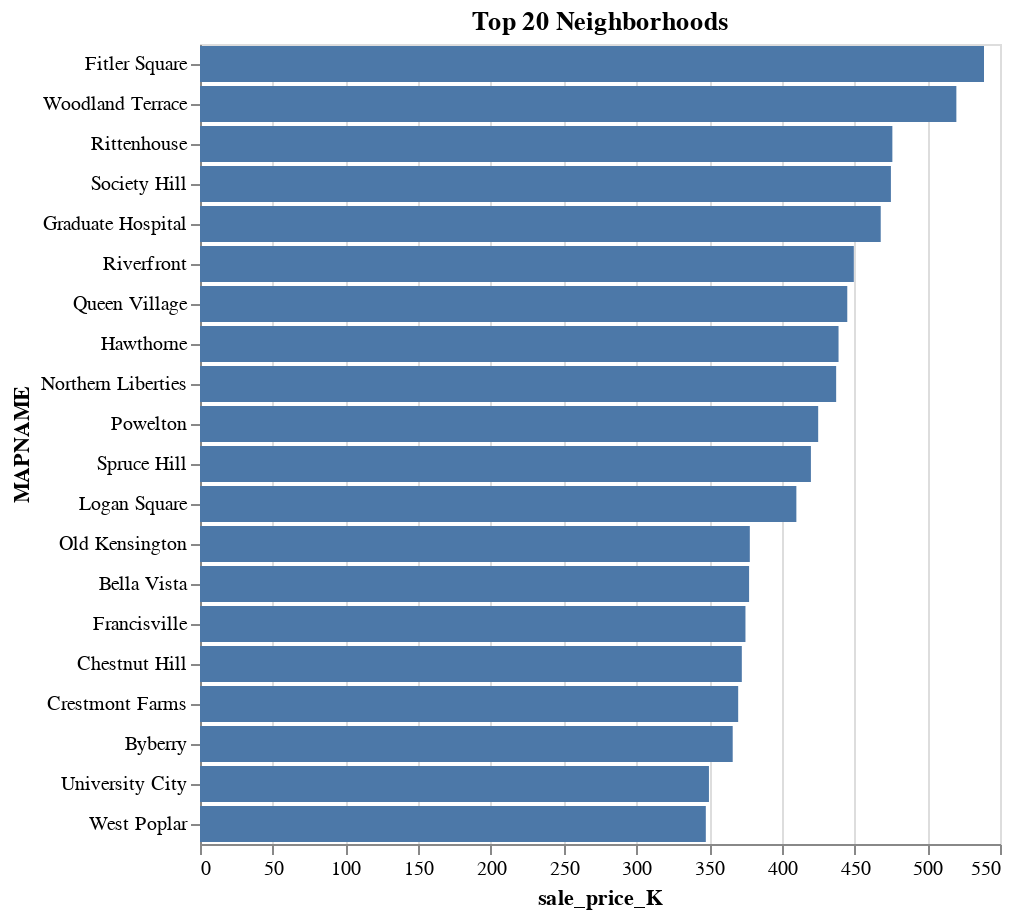

The specification (Vega-Lite) saved for this image:
### Vega-Lite specification from a JSON file in a GitHub repository (floating-point values rounded to 4 significant figures)
{"config": {"view": {"width": 400, "height": 300}, "mark": {"tooltip": null}}, "data": {"name": "data-fa38a9421cf53eef955ca6a65a7cb997"}, "mark": "bar", "encoding": {"tooltip": [{"type": "quantitative", "field": "sale_price_K"}, {"type": "nominal", "field": "MAPNAME"}], "x": {"type": "quantitative", "field": "sale_price_K"}, "y": {"type": "nominal", "field": "MAPNAME", "sort": {"field": "sale_price_K", "order": "descending"}}}, "height": 400, "title": "Top 20 Neighborhoods", "width": 400, "$schema": "https://vega.github.io/schema/vega-lite/v3.4.0.json", "datasets": {"data-fa38a9421cf53eef955ca6a65a7cb997": [{"sale_price_K": 539.0, "MAPNAME": "Fitler Square"}, {"sale_price_K": 520.0, "MAPNAME": "Woodland Terrace"}, {"sale_price_K": 476.0, "MAPNAME": "Rittenhouse"}, {"sale_price_K": 475.0, "MAPNAME": "Society Hill"}, {"sale_price_K": 468.0, "MAPNAME": "Graduate Hospital"}, {"sale_price_K": 449.5, "MAPNAME": "Riverfront"}, {"sale_price_K": 445.0, "MAPNAME": "Queen Village"}, {"sale_price_K": 439.0, "MAPNAME": "Hawthorne"}, {"sale_price_K": 437.4, "MAPNAME": "Northern Liberties"}, {"sale_price_K": 425.0, "MAPNAME": "Powelton"}, {"sale_price_K": 420.0, "MAPNAME": "Spruce Hill"}, {"sale_price_K": 410.0, "MAPNAME": "Logan Square"}, {"sale_price_K": 378.0, "MAPNAME": "Old Kensington"}, {"sale_price_K": 377.5, "MAPNAME": "Bella Vista"}, {"sale_price_K": 375.0, "MAPNAME": "Francisville"}, {"sale_price_K": 372.5, "MAPNAME": "Chestnut Hill"}, {"sale_price_K": 370.0, "MAPNAME": "Crestmont Farms"}, {"sale_price_K": 366.2, "MAPNAME": "Byberry"}, {"sale_price_K": 349.9, "MAPNAME": "University City"}, {"sale_price_K": 347.8, "MAPNAME": "West Poplar"}]}}
